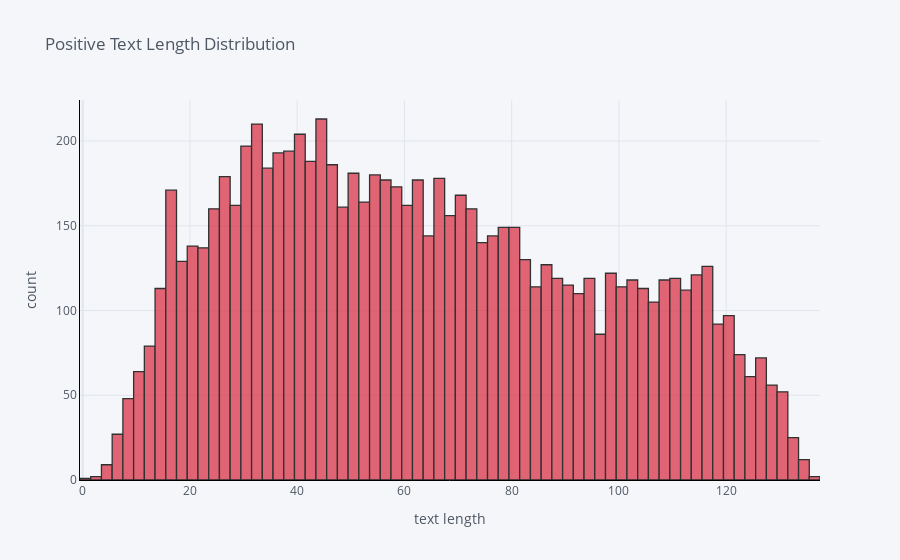
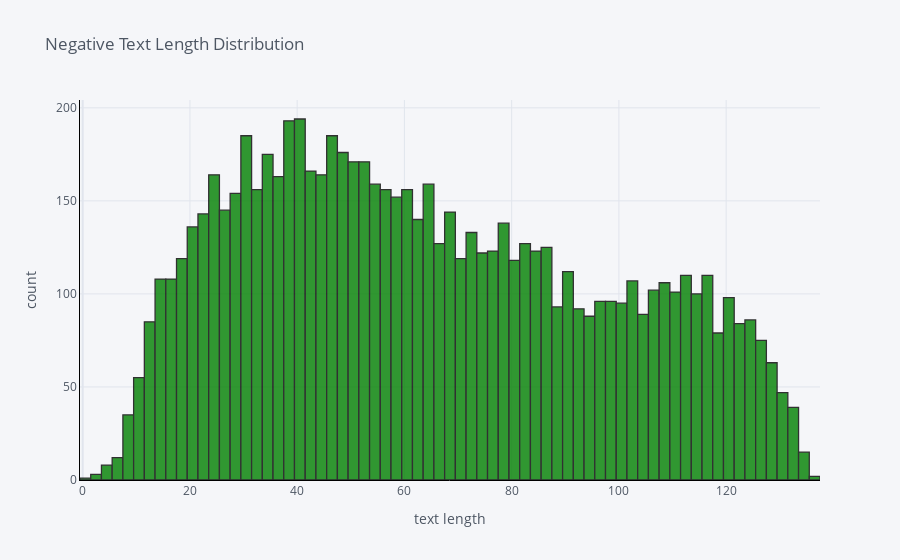
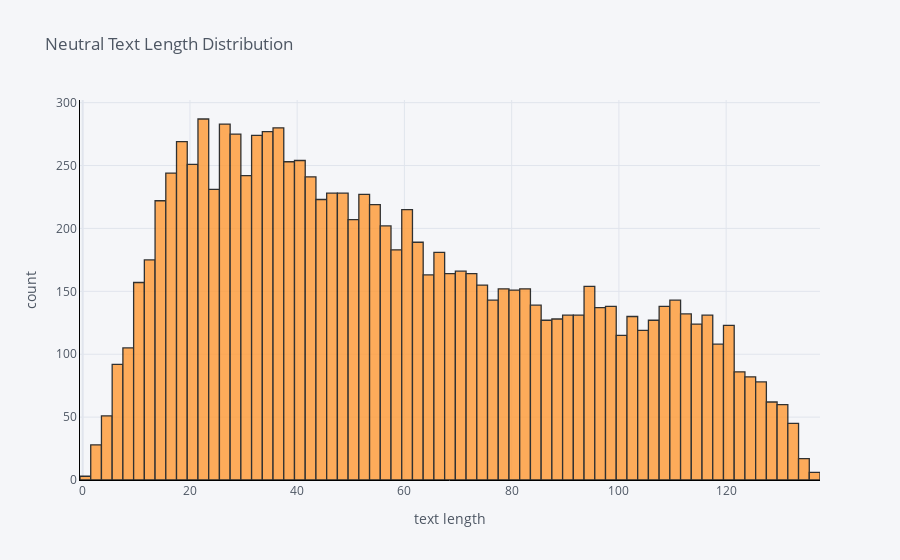

Notebook cell for these charts, in order:
### Markdown cell above
<b> Sentence length analysis:</b>

### Code cell
pos['text_len'].iplot(
    kind='hist',
    bins=100,
    xTitle='text length',
    linecolor='black',
    color='red',
    yTitle='count',
    title='Positive Text Length Distribution')

neg['text_len'].iplot(
    kind='hist',
    bins=100,
    xTitle='text length',
    linecolor='black',
    color='green',
    yTitle='count',
    title='Negative Text Length Distribution')

neutral['text_len'].iplot(
    kind='hist',
    bins=100,
    xTitle='text length',
    linecolor='black',
    yTitle='count',
    title='Neutral Text Length Distribution')

### Figure 1 — Plotly figure (JSON) as saved in the notebook; plotly's stock layout.template omitted (floating-point values rounded to 4 significant figures; data arrays with more than 128 entries replaced by an {"elided": "..."} marker saying what was removed)
{"data": [{"histfunc": "count", "histnorm": "", "marker": {"color": "rgba(219, 64, 82, 1.0)", "line": {"color": "#000000", "width": 1.3}}, "name": "text_len", "nbinsx": 100, "opacity": 0.8, "orientation": "v", "type": "histogram", "x": {"elided": "8582 int values"}}], "layout": {"barmode": "overlay", "legend": {"bgcolor": "#F5F6F9", "font": {"color": "#4D5663"}}, "paper_bgcolor": "#F5F6F9", "plot_bgcolor": "#F5F6F9", "title": {"font": {"color": "#4D5663"}, "text": "Positive Text Length Distribution"}, "xaxis": {"gridcolor": "#E1E5ED", "linecolor": "black", "showgrid": true, "tickfont": {"color": "#4D5663"}, "title": {"font": {"color": "#4D5663"}, "text": "text length"}, "zerolinecolor": "#E1E5ED"}, "yaxis": {"gridcolor": "#E1E5ED", "linecolor": "black", "showgrid": true, "tickfont": {"color": "#4D5663"}, "title": {"font": {"color": "#4D5663"}, "text": "count"}, "zerolinecolor": "#E1E5ED"}}}

### Figure 2 — Plotly figure (JSON) as saved in the notebook; plotly's stock layout.template omitted (floating-point values rounded to 4 significant figures; data arrays with more than 128 entries replaced by an {"elided": "..."} marker saying what was removed)
{"data": [{"histfunc": "count", "histnorm": "", "marker": {"color": "rgba(0, 128, 0, 1.0)", "line": {"color": "#000000", "width": 1.3}}, "name": "text_len", "nbinsx": 100, "opacity": 0.8, "orientation": "v", "type": "histogram", "x": {"elided": "7781 int values"}}], "layout": {"barmode": "overlay", "legend": {"bgcolor": "#F5F6F9", "font": {"color": "#4D5663"}}, "paper_bgcolor": "#F5F6F9", "plot_bgcolor": "#F5F6F9", "title": {"font": {"color": "#4D5663"}, "text": "Negative Text Length Distribution"}, "xaxis": {"gridcolor": "#E1E5ED", "linecolor": "black", "showgrid": true, "tickfont": {"color": "#4D5663"}, "title": {"font": {"color": "#4D5663"}, "text": "text length"}, "zerolinecolor": "#E1E5ED"}, "yaxis": {"gridcolor": "#E1E5ED", "linecolor": "black", "showgrid": true, "tickfont": {"color": "#4D5663"}, "title": {"font": {"color": "#4D5663"}, "text": "count"}, "zerolinecolor": "#E1E5ED"}}}

### Figure 3 — Plotly figure (JSON) as saved in the notebook; plotly's stock layout.template omitted (floating-point values rounded to 4 significant figures; data arrays with more than 128 entries replaced by an {"elided": "..."} marker saying what was removed)
{"data": [{"histfunc": "count", "histnorm": "", "marker": {"color": "rgba(255, 153, 51, 1.0)", "line": {"color": "#000000", "width": 1.3}}, "name": "text_len", "nbinsx": 100, "opacity": 0.8, "orientation": "v", "type": "histogram", "x": {"elided": "11117 int values"}}], "layout": {"barmode": "overlay", "legend": {"bgcolor": "#F5F6F9", "font": {"color": "#4D5663"}}, "paper_bgcolor": "#F5F6F9", "plot_bgcolor": "#F5F6F9", "title": {"font": {"color": "#4D5663"}, "text": "Neutral Text Length Distribution"}, "xaxis": {"gridcolor": "#E1E5ED", "linecolor": "black", "showgrid": true, "tickfont": {"color": "#4D5663"}, "title": {"font": {"color": "#4D5663"}, "text": "text length"}, "zerolinecolor": "#E1E5ED"}, "yaxis": {"gridcolor": "#E1E5ED", "linecolor": "black", "showgrid": true, "tickfont": {"color": "#4D5663"}, "title": {"font": {"color": "#4D5663"}, "text": "count"}, "zerolinecolor": "#E1E5ED"}}}
